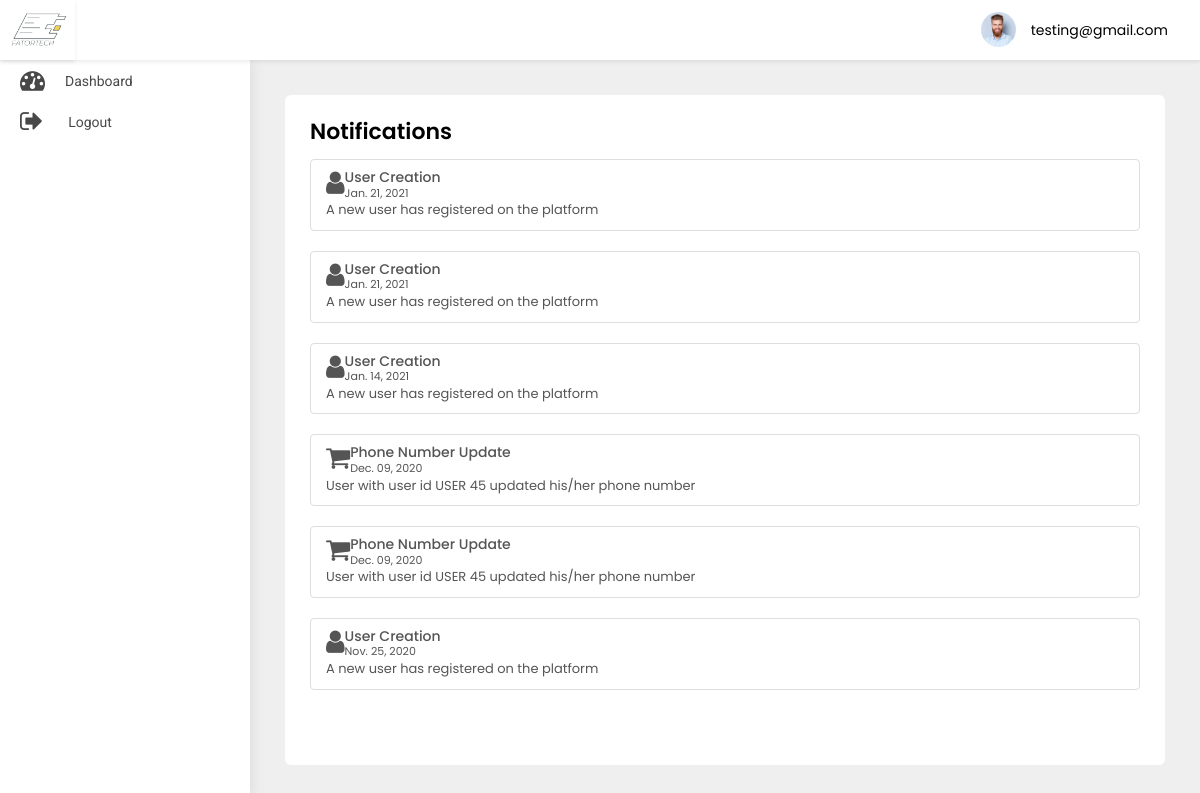
/adminpanel/notification/ (signed in), run on the app's committed database.
### src/models.py (models this page shows)
class User(AbstractBaseUser, PermissionsMixin):
    first_name = models.CharField(default='first name', max_length=100)
    last_name = models.CharField(default='', max_length=100, null=True, blank=True)
    email = models.CharField(default='', max_length=255, unique=True)
    country_code = models.CharField(default='+91', max_length=10)
    phone_number = models.CharField(default='', max_length=18)
    profile_pic = models.ImageField(default='default_profile.png', null=True, blank=True)
    device_token = models.CharField(default='', max_length=500, null=True, blank=True)
    password = models.CharField(default='', max_length=100)
    confirm_password = models.CharField(default='', max_length=100)
    is_merchant = models.BooleanField(default=False)
    is_subadmin = models.BooleanField(default=False)
    created_at = models.DateTimeField(auto_now_add=True)
    is_active = models.BooleanField(default=True)
    is_staff = models.BooleanField(default=False)
    can_manage_merchant = models.BooleanField(default=False)
    can_manage_category = models.BooleanField(default=False)
    can_manage_branch = models.BooleanField(default=False)
    can_manage_receipts = models.BooleanField(default=False)
    can_manage_dashboard = models.BooleanField(default=False)
    objects = UserManager()
    USERNAME_FIELD = 'email'
    class Meta:
        ordering = ('-created_at',)

class UserNotification(models.Model):
    to = models.ForeignKey(User, on_delete=models.CASCADE)
    title = models.CharField(default='title', max_length=200)
    title_in_arabic = models.CharField(default='title', max_length=200)
    body = models.CharField(default='body', max_length=200)
    body_in_arabic = models.CharField(default='body', max_length=200)
    read = models.BooleanField(default=False)
    created_at = models.DateTimeField(auto_now_add=True)
    class Meta:
        ordering = ('-created_at',)

### adminpanel/views.py (the view)
# urls.py: path('notification/', NotificationView.as_view(), name='notification'),
class NotificationView(ListView):
    model = UserNotification
    template_name = 'notification.html'

### adminpanel/templates/notification.html (shortened to what this page needs)
{% extends 'base-ereceipt.html' %}
{% block body %}
<div class="WrapperArea">
    <div class="WrapperBox">
        <div class="Small-Wrapper">
            <h4 class="Title">Notifications</h4>
            <div class="NotificationList">
                {% for object in object_list %}
                {% if object.to.is_superuser %}
                <div class="list-group">
                    <a class="list-group-item list-group-item-action flex-column align-items-start">
                        {% if object.title == 'User Creation' %}
                        <figure class="pull-left"><i class="fa  fa-user fa-2x" aria-hidden="true"></i></figure>
                        {% elif object.title == 'Password Changed' %}
                        <figure class="pull-left"><i class="fa  fa-lock fa-2x" aria-hidden="true"></i></figure>
                        {% elif object.title == 'Phone number Update' %}
                        <figure class="pull-left"><i class="fa  fa-phone fa-2x" aria-hidden="true"></i></figure>
                        {% elif object.title == 'Profile Update' %}
                        <figure class="pull-left"><i class="fa  fa-user fa-2x" aria-hidden="true"></i></figure>
                        {% else %}
                        <figure class="pull-left ml-5"><i class="fa  fa-shopping-cart fa-2x" aria-hidden="true"></i>
                        </figure>
                        {% endif %}
                        <div class="msg-right">
                            <div class="d-flex w-100 justify-content-between">
                                <h5 class="mb-1">{{object.title}}</h5>
                                <small>{{object.created_at|date:'M. d, Y'}}</small>
                            </div>
                            <p class="mb-1"> {{object.body}}</p>
                        </div>
                    </a>
                </div>
                {% endif %}
                {% endfor %}
            </div>
        </div>
    </div>
</div>
{% endblock body %}

### adminpanel/templates/base-ereceipt.html (shortened to what this page needs)
{% load static %}
<head>
    <link rel="stylesheet" type="text/css" href="{% static 'adminpanel/css/select2.min.min.css' %}">
    <link type="text/css" rel="stylesheet" href="{% static 'adminpanel/css/style.css' %}">
    <link rel="stylesheet" href="{% static 'adminpanel/css/media.css' %}">
</head>
<body>
<div class="Header">
    <div class="Logo">
        <img src="{% static 'adminpanel/images/logo.jpg' %}">
    </div>
    <div class="Navigation">
        {% if user.is_authenticated %}
        <div class="Avater">
            <a href="javascript:void(0);">
                <figure><img src="{% static 'adminpanel/images/profile.jpg' %}"></figure>
                {{user}} </a>
        </div>
        {% endif %}
    </div>
</div>
<div class="SidenavBar">
    <ul>
        {% if user.is_superuser %}
        <li class="nav-item nav-link {% if request.resolver_match.view_name  == 'adminpanel:dashboard' %}active{% endif %}">
            <a href="{% url 'adminpanel:dashboard'  %}">
                <span><i class="fa fa-tachometer"></i></span> Dashboard
            </a>
        </li>
        <li class="nav-item nav-link {% if request.resolver_match.view_name  == 'adminpanel:users-list' %}active{% endif %}">
            <a href="{% url 'adminpanel:users-list' %}">
                <span><i class="fa fa-user"></i></span> User Management
            </a>
        </li>
        <li class="nav-item nav-link {% if request.resolver_match.view_name  == 'adminpanel:category' %}active{% endif %}">
            <a href="{% url 'adminpanel:category' %}">
                <span><i class="fa fa-list"></i></span> Add Category
            </a>
        </li>
        <li class="nav-item nav-link {% if request.resolver_match.view_name  == 'adminpanel:category-list' %}active{% endif %}">
            <a href="{% url 'adminpanel:category-list' %}">
                <span><i class="fa fa-list-alt"></i></span>Category List
            </a>
        </li>
        <li class="nav-item nav-link {% if request.resolver_match.view_name  == 'adminpanel:add-merchant' %}active{% endif %}">
            <a href="{% url 'adminpanel:add-merchant' %}">
                <span><i class="fa fa-user-plus"></i></span> Add Merchant
            </a>
        </li>
        <li class="nav-item nav-link {% if request.resolver_match.view_name  == 'adminpanel:add-sub-admin' %}active{% endif %}">
            <a href="{% url 'adminpanel:add-sub-admin' %}">
                <span><i class="fa fa-user-plus"></i></span> Add Sub Admin
            </a>
        </li>
        <li class="nav-item nav-link {% if request.resolver_match.view_name  == 'adminpanel:add-branch' %}active{% endif %}">
            <a href="{% url 'adminpanel:add-branch' %}">
                <span><i class="fa fa-building-o"></i></span> Add Branch
            </a>
        </li>
        <li class="nav-item nav-link {% if request.resolver_match.view_name  == 'adminpanel:branch-list' %}active{% endif %}">
            <a href="{% url 'adminpanel:branch-list' %}">
                <span><i class="fa fa-building"></i></span>Branch List
            </a>
        </li>
        <li class="nav-item nav-link {% if request.resolver_match.view_name  == 'adminpanel:banner-list' %}active{% endif %}">
            <a href="{% url 'adminpanel:banner-list' %}">
                <span><i class="fa fa-image"></i></span>Banner List
            </a>
        </li>
        <li class="nav-item nav-link {% if request.resolver_match.view_name  == 'adminpanel:sub-admin-list' %}active{% endif %}">
            <a href="{% url 'adminpanel:sub-admin-list' %}">
                <span><i class="fa fa-users"></i></span>Sub Admin Management
            </a>
        </li>
        <li class="nav-item nav-link {% if request.resolver_match.view_name  == 'adminpanel:merchant-list' %}active{% endif %}">
            <a href="{% url 'adminpanel:merchant-list' %}">
                <span><i class="faImg"><img src="{% static 'adminpanel/images/profession.svg' %}" alt="paid"
                                            class="img-fluid"></i></span>
                <p>Merchant Management</p>
            </a>
        </li>
        <li class="nav-item nav-link {% if request.resolver_match.view_name  == 'adminpanel:receipt-list' %}active{% endif %}">
            <a href="{% url 'adminpanel:receipt-list' %}">
                <span><i class="faImg"><img src="{% static 'adminpanel/images/transaction.svg' %}" alt="paid"
                                            class="img-fluid"></i></span>
                <p>Receipts Management</p>
            </a>
        </li>
        <li class="nav-item nav-link {% if request.resolver_match.view_name  == 'adminpanel:reports' %}active{% endif %}">
            <a href="{% url 'adminpanel:reports' %}">
                <span><i class="fa fa-flag-o"></i></span>
                <p>Reports Management </p>
            </a>
        </li>
        <li class="nav-item nav-link {% if request.resolver_match.view_name  == 'adminpanel:send-notification' %}active{% endif %}">
            <a href="{% url 'adminpanel:send-notification' %}">
                <span><i class="fa fa-bell"></i></span>
                <p>Push Notification</p>
            </a>
        </li>
        <li class="nav-item nav-link {% if request.resolver_match.view_name  == 'adminpanel:static-content' %}active{% endif %}">
            <a href="{% url 'adminpanel:static-content' %}">
                <span><i class="fa fa-font"></i></span>
                <p>Static content Management</p>
            </a>
        </li>
        <li class="nav-item nav-link {% if request.resolver_match.view_name  == 'logout' %}active{% endif %}">
            <a href="{% url 'logout' %}">
                <span><i class="fa fa-sign-out"></i></span>
                <p>Logout</p>
            </a>
        </li>
        {% else %}
        <li class="nav-item nav-link {% if request.resolver_match.view_name  == 'adminpanel:dashboard' %}active{% endif %}">
            <a href="{% url 'adminpanel:dashboard'  %}">
                <span><i class="fa fa-tachometer"></i></span> Dashboard
            </a>
        </li>
        <li class="nav-item nav-link {% if request.resolver_match.view_name  == 'logout' %}active{% endif %}">
            <a href="{% url 'logout' %}">
                <span><i class="fa fa-sign-out"></i></span>
                <p>Logout</p>
            </a>
        </li>
        {% endif %}
    </ul>
</div>
{% block body %}
{% endblock body %}
</body>
</html>

### static/adminpanel/css/style.css (style rules this page uses)
body { margin: 0; padding: 0; font-family: 'Poppins', sans-serif !important; font-size: 13px; color: #3a3a3a; font-weight: 400; }
* { margin: 0px; padding: 0px; }
header, footer, aside, article, section, detail, nav, figure { position: relative; }
h1, h2, h3, h4, h5, h6, p { margin: 0; padding: 0; }
ul, li, ol { list-style-type: none; margin: 0; padding: 0; }
a { text-decoration: none; outline: none; }
img { border: 0; outline: none; max-width: 100%; }
p { margin: 0; padding: 0; }
.Header { box-shadow: 0 2px 4px rgba(0, 0, 0, .08); -webkit-box-shadow: 0 2px 4px rgba(0, 0, 0, .08); position: fixed; width: 100%; left: 0; top: 0; background-color: #fff; z-index: 99 }
.Header .Logo { width: 75px; text-align: center; padding: 5px 0; float: left; height: 60px; box-shadow: 0 2px 4px rgba(0, 0, 0, .08); }
.Header .Logo img { height: 100%; width: 100%; object-fit: cover; }
.Header .Navigation { transition: all 0.2s ease; margin-left: 235px; padding: 7px 3.2rem; width: calc(100% - 235px); text-align: right; height: 60px }
.Header .Navigation .Avater { margin: 5px 0 5px 30px; position: relative; display: inline-block }
.Header .Navigation .Avater a { display: flex; align-items: center; font-size: 14px; color: #000 }
.Header .Navigation .Avater a figure { width: 35px; border-radius: 50%; margin: 0 15px 0 0; overflow: hidden }
.SidenavBar { height: calc(100% - 60px); position: fixed; width: 250px; top: 60px; padding: 0; overflow: auto; box-shadow: 0 0 15px rgba(0, 0, 0, .1); background-color: #fff; z-index: 2; transition: 0.2s all ease-in-out; }
.SidenavBar ul { margin: 0 }
.SidenavBar ul li { margin: 0 }
.SidenavBar ul li a { display: flex; cursor: pointer; padding: 8px 20px 8px 20px; transition: 0.2s all ease-in-out; color: #484848; font-family: "Roboto"; font-size: 14px; text-transform: capitalize; position: relative; align-items: center; overflow: hidden; white-space: nowrap; }
.SidenavBar ul li a span { font-size: 25px; margin-right: 20px; }
.SidenavBar ul li:nth-child(2) a span { margin-right: 25px; }
.WrapperArea { margin-left: 250px; flex: 1 1 auto; display: flex; flex-direction: column; margin-top: 60px; transition: 0.2s all ease-in-out; background-color: #efefef; }
.WrapperArea .WrapperBox { padding: 35px; background-color: #efefef; min-height: calc(100vh - 60px) }
.Small-Wrapper { background-color: #fff; padding: 25px; border-radius: 6px; height: 100%; min-height: calc(100vh - 130px); }
h4.Title { margin: 0 0 15px; font-weight: 600; color: #000; text-transform: capitalize; font-size: 22px }

### data on the page
User: email "testing@gmail.com"
UserNotification: title "User Creation", created_at "Jan. 21, 2021", body "A new user has registered on the platform"
UserNotification: title "User Creation", created_at "Jan. 21, 2021", body "A new user has registered on the platform"
UserNotification: title "User Creation", created_at "Jan. 14, 2021", body "A new user has registered on the platform"
UserNotification: title "Phone Number Update", created_at "Dec. 09, 2020", body "User with user id USER 45 updated his/her phone number"
UserNotification: title "Phone Number Update", created_at "Dec. 09, 2020", body "User with user id USER 45 updated his/her phone number"
UserNotification: title "User Creation", created_at "Nov. 25, 2020", body "A new user has registered on the platform"
